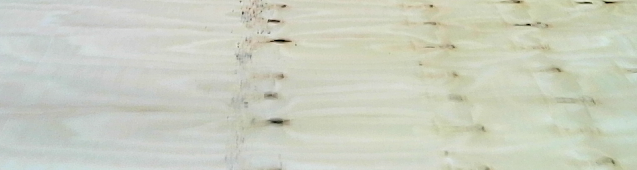
#> input picture coringa.jpg, 637 x 170 px
$ python -i tratament_preliminar.py   (imports and definitions only)
#> lines starting #> are read from the running program, lines starting #| are printed output that depends on the picture; after the words box and inside, x2 and y2 are one past the last pixel; in counts of white or black regions, pixels touching at a corner belong together
#> further down, picture is the input picture: shape (170, 637, 3); mean B, G, R 192.5, 207, 203
import cv2 as cv

def tratamento_preliminar(fframe):
    fframe = cv.cvtColor(fframe, cv.COLOR_BGR2GRAY)
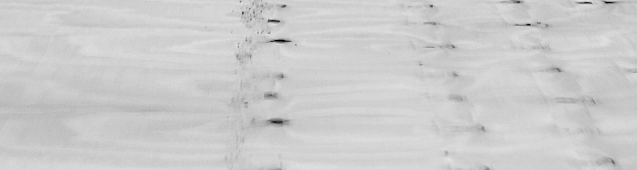
#> fframe: shape (170, 637); min 0, max 227, mean 204.1
    tresh,binaria = cv.threshold(fframe, 175, 255, cv.THRESH_BINARY)
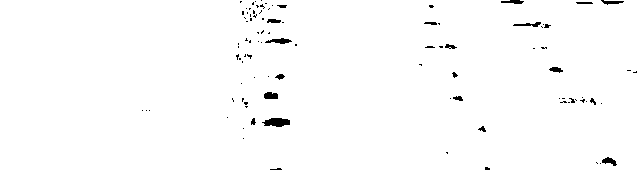
#> binaria: shape (170, 637); 98.8% white; 97 black regions (78 under 20 px), largest, box (x1, y1, x2, y2) and area: (262, 118, 290, 127) 183, (265, 38, 292, 44) 93, (264, 92, 278, 99) 85
    binaria = ~binaria
    img_erosion = cv.erode(binaria, cv.getStructuringElement(cv.MORPH_ELLIPSE, (2, 2)), iterations=1)
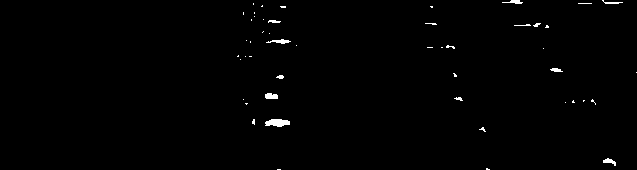
#> img_erosion: shape (170, 637); 0.69% white; 49 white regions (38 under 20 px), largest, box (x1, y1, x2, y2) and area: (265, 119, 290, 127) 149, (265, 93, 278, 99) 67, (266, 39, 291, 44) 64
    img_dilation = cv.dilate(img_erosion, cv.getStructuringElement(cv.MORPH_ELLIPSE, (3, 3)), iterations=3)
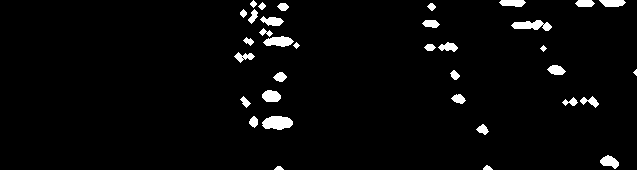
#> img_dilation: shape (170, 637); 3.2% white; 35 white regions (1 under 20 px), largest, box (x1, y1, x2, y2) and area: (262, 116, 293, 130) 335, (511, 20, 552, 31) 276, (263, 36, 294, 47) 232
    pronta = cv.morphologyEx(img_dilation, cv.MORPH_CLOSE, cv.getStructuringElement(cv.MORPH_ELLIPSE, (5, 5)))
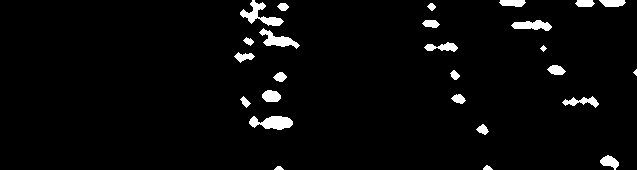
#> pronta: shape (170, 637); 3.4% white; 26 white regions (1 under 20 px), largest, box (x1, y1, x2, y2) and area: (249, 116, 293, 130) 420, (240, 0, 284, 26) 414, (259, 28, 300, 49) 345
   # pronta = ~pronta

    return pronta

>>> import cv2
>>> picture = cv2.imread('coringa.jpg')
>>> result = tratamento_preliminar(picture)

$ run again, on c.png
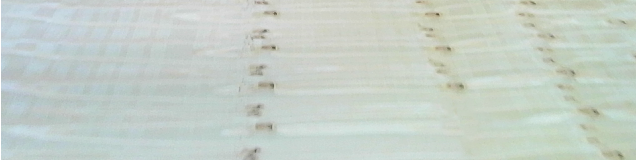
#> input picture c.png, 636 x 160 px
#> picture is the input picture: shape (160, 636, 3); mean B, G, R 200, 207.7, 197.9
#> in tratamento_preliminar, `tresh,binaria = cv.threshold(fframe, 175, 255, cv.THRESH_BINARY)`:
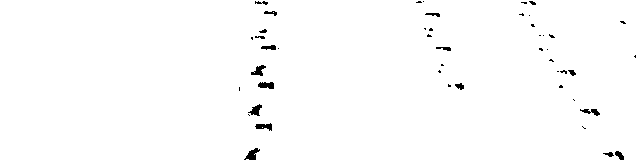
#> binaria: shape (160, 636); 98.9% white; 47 black regions (30 under 20 px), largest, box (x1, y1, x2, y2) and area: (244, 148, 260, 160) 98, (258, 82, 274, 89) 88, (251, 65, 266, 76) 85
#> img_erosion: shape (160, 636); 0.62% white; 42 white regions (33 under 20 px), largest, box (x1, y1, x2, y2) and area: (245, 149, 260, 160) 76, (259, 83, 274, 89) 67, (250, 105, 262, 116) 61
#> img_dilation: shape (160, 636); 2.8% white; 28 white regions (1 under 20 px), largest, box (x1, y1, x2, y2) and area: (249, 63, 269, 79) 196, (256, 80, 277, 92) 193, (253, 121, 275, 133) 187
#> in tratamento_preliminar, `pronta = cv.morphologyEx(img_dilation, cv.MORPH_CLOSE, cv.getStructuri..`:
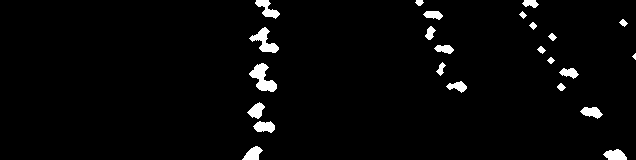
#> pronta: shape (160, 636); 2.9% white; 24 white regions (1 under 20 px), largest, box (x1, y1, x2, y2) and area: (249, 63, 277, 92) 404, (249, 27, 279, 53) 323, (255, 0, 280, 19) 216
